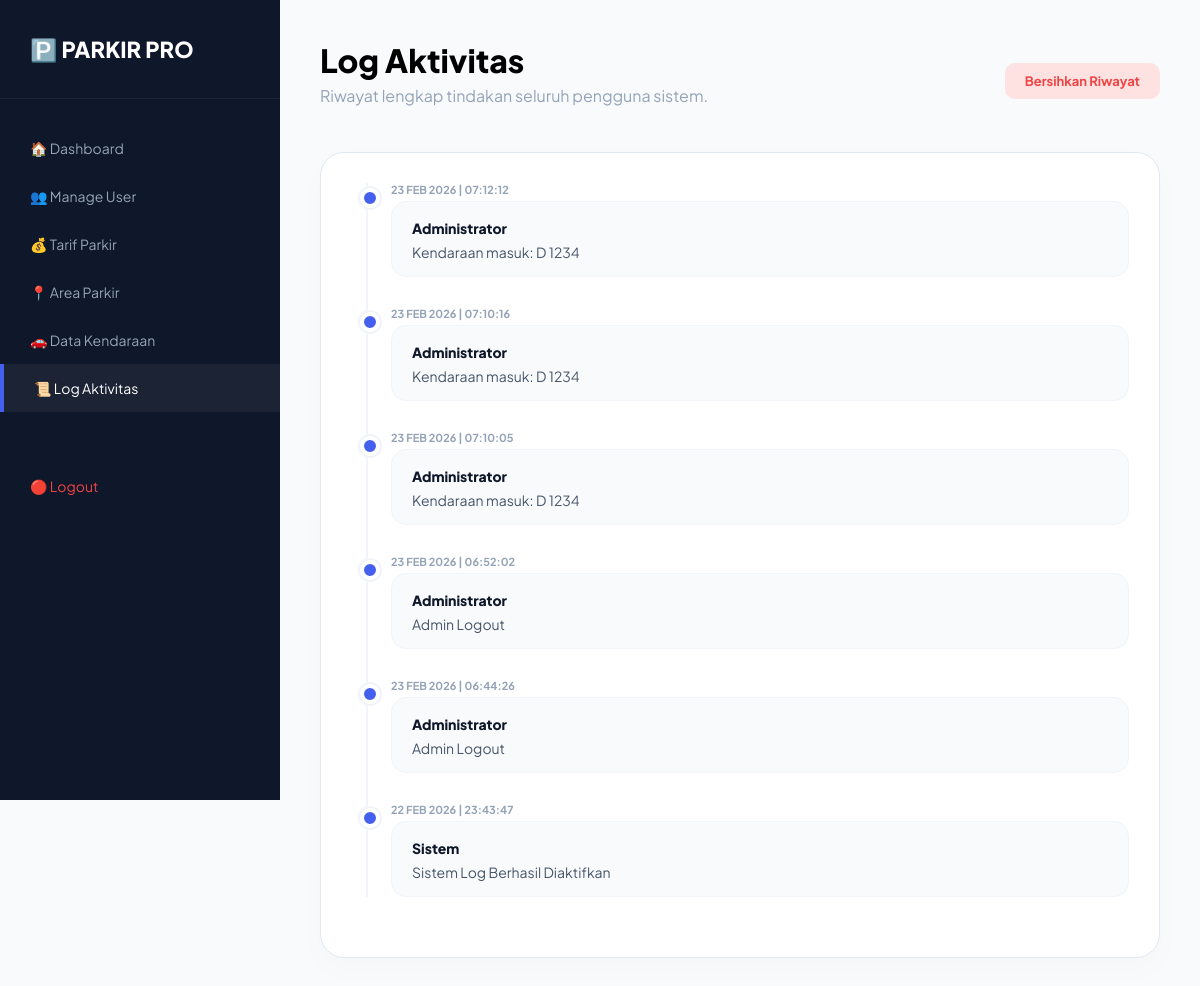
The page /log_aktivitas.php (signed in) on the database its author committed.
### tables this page shows
CREATE TABLE `tb_log` (
  `id_log` int(11) NOT NULL,
  `id_user` int(11) DEFAULT NULL,
  `nama_user` varchar(100) DEFAULT NULL,
  `aktivitas` text DEFAULT NULL,
  `waktu` datetime DEFAULT current_timestamp()
);

### log_aktivitas.php (the view, shortened to what this page needs)
<?php
include 'koneksi.php';
$logs = mysqli_query($conn, "SELECT * FROM tb_log ORDER BY id_log DESC");
?>
<!DOCTYPE html>
<html lang="id">
<head>
</head>
<body>
    <div class="sidebar">
        <div class="sidebar-brand">🅿️ PARKIR PRO</div>
        <div class="sidebar-menu">
            <a href="admin_dashboard.php">🏠 Dashboard</a>
            <a href="manage_user.php">👥 Manage User</a>
            <a href="manage_tarif.php">💰 Tarif Parkir</a>
            <a href="manage_area.php">📍 Area Parkir</a>
            <a href="manage_kendaraan.php">🚗 Data Kendaraan</a>
            <a href="log_aktivitas.php" class="active">📜 Log Aktivitas</a>
            <a href="logout.php" style="color: #ef4444; margin-top: 50px;">🔴 Logout</a>
        </div>
    </div>
    <div class="main">
        <div class="header">
            <div>
                <h1 style="margin:0; font-weight: 800;">Log Aktivitas</h1>
                <p style="color: var(--gray); margin-top: 5px;">Riwayat lengkap tindakan seluruh pengguna sistem.</p>
            </div>
            <a href="?clear=true" class="btn-clear" onclick="return confirm('Hapus semua riwayat log?')">Bersihkan Riwayat</a>
        </div>
        <div class="card">
            <?php if(mysqli_num_rows($logs) > 0): ?>
                <div class="timeline">
                    <?php while($l = mysqli_fetch_assoc($logs)): ?>
                    <div class="log-item">
                        <span class="log-time"><?= date('d M Y | H:i:s', strtotime($l['waktu'])) ?></span>
                        <div class="log-content">
                            <span class="log-user"><?= $l['nama_user'] ?></span>
                            <span class="log-msg"><?= $l['aktivitas'] ?></span>
                        </div>
                    </div>
                    <?php endwhile; ?>
                </div>
            <?php endif; ?>
        </div>
    </div>
</body>
</html>

### log_aktivitas.php (style rules this page uses)
:root { --primary: #4361ee; --dark: #0f172a; --bg: #f8fafc; --white: #ffffff; --gray: #94a3b8; }
body { font-family: 'Plus Jakarta Sans', sans-serif; background: var(--bg); margin: 0; display: flex; }
.sidebar { width: 280px; height: 100vh; background: var(--dark); color: white; position: fixed; }
.sidebar-brand { padding: 35px 30px; font-size: 22px; font-weight: 800; border-bottom: 1px solid rgba(255,255,255,0.05); }
.sidebar-menu { list-style: none; padding: 25px 0; margin: 0; }
.sidebar-menu a { padding: 15px 30px; display: block; color: #94a3b8; text-decoration: none; transition: 0.3s; font-size: 14px; }
.sidebar-menu a:hover, .sidebar-menu a.active { color: white; background: rgba(255,255,255,0.05); border-left: 4px solid var(--primary); }
.main { margin-left: 280px; width: 100%; padding: 40px; box-sizing: border-box; }
.header { display: flex; justify-content: space-between; align-items: center; margin-bottom: 30px; }
.btn-clear { background: #fee2e2; color: #ef4444; padding: 10px 20px; border-radius: 10px; text-decoration: none; font-weight: 700; font-size: 13px; }
.card { background: var(--white); border-radius: 24px; padding: 30px; box-shadow: 0 10px 30px rgba(0,0,0,0.02); border: 1px solid #e2e8f0; }
.timeline { position: relative; padding-left: 40px; }
.timeline::before { content: ''; position: absolute; left: 15px; top: 0; bottom: 0; width: 2px; background: #f1f5f9; }
.log-item { position: relative; margin-bottom: 30px; }
.log-item::before { content: ''; position: absolute; left: -31px; top: 5px; width: 12px; height: 12px; border-radius: 50%; background: var(--primary); border: 4px solid white; box-shadow: 0 0 0 2px #f1f5f9; }
.log-time { font-size: 11px; color: var(--gray); font-weight: 700; text-transform: uppercase; display: block; margin-bottom: 5px; }
.log-content { background: #f8fafc; padding: 15px 20px; border-radius: 15px; border: 1px solid #f1f5f9; }
.log-user { font-weight: 800; color: var(--dark); font-size: 14px; }
.log-msg { font-size: 14px; color: #475569; margin-top: 5px; display: block; }

### rows shown on the page
tb_log: waktu "23 FEB 2026 | 07:12:12", nama_user "Administrator", aktivitas "Kendaraan masuk: D 1234"
tb_log: waktu "23 FEB 2026 | 07:10:16", nama_user "Administrator", aktivitas "Kendaraan masuk: D 1234"
tb_log: waktu "23 FEB 2026 | 07:10:05", nama_user "Administrator", aktivitas "Kendaraan masuk: D 1234"
tb_log: waktu "23 FEB 2026 | 06:52:02", nama_user "Administrator", aktivitas "Admin Logout"
tb_log: waktu "23 FEB 2026 | 06:44:26", nama_user "Administrator", aktivitas "Admin Logout"
tb_log: waktu "22 FEB 2026 | 23:43:47", nama_user "Sistem", aktivitas "Sistem Log Berhasil Diaktifkan"
